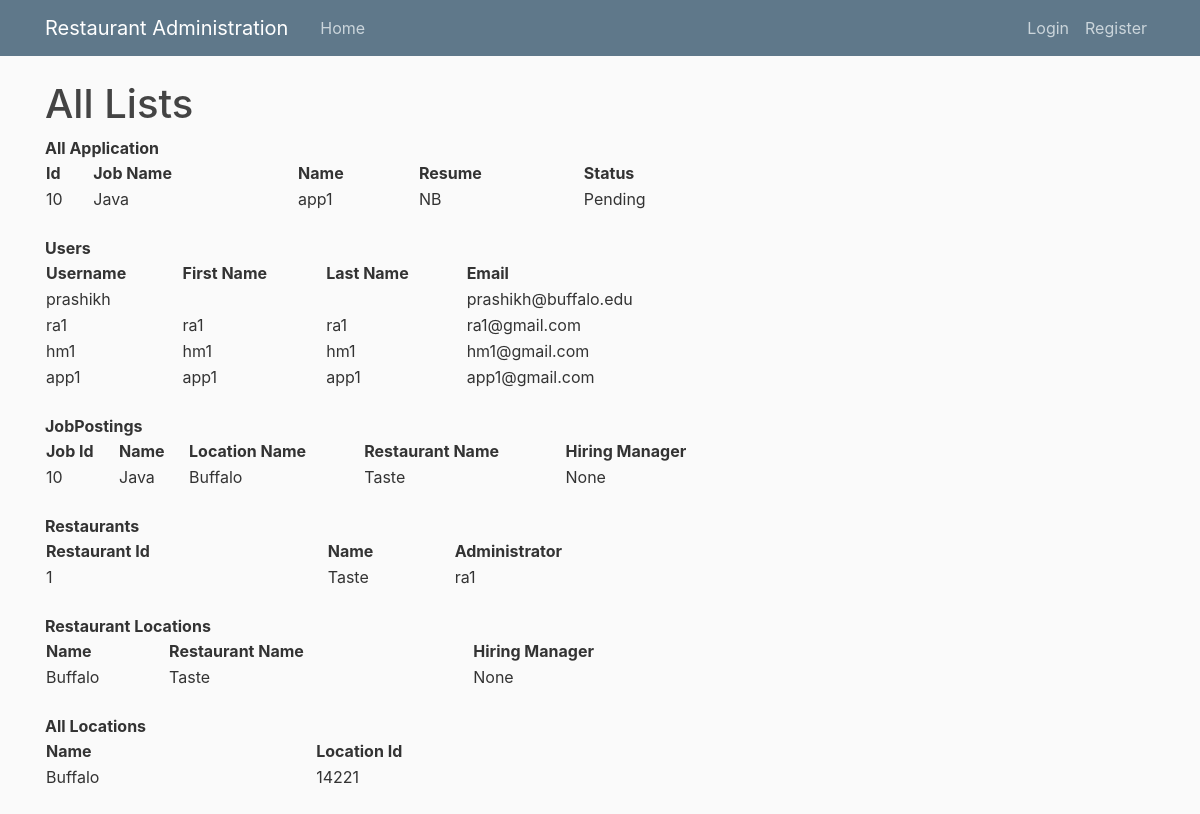
/allList, run on an earlier commit of the app's database.
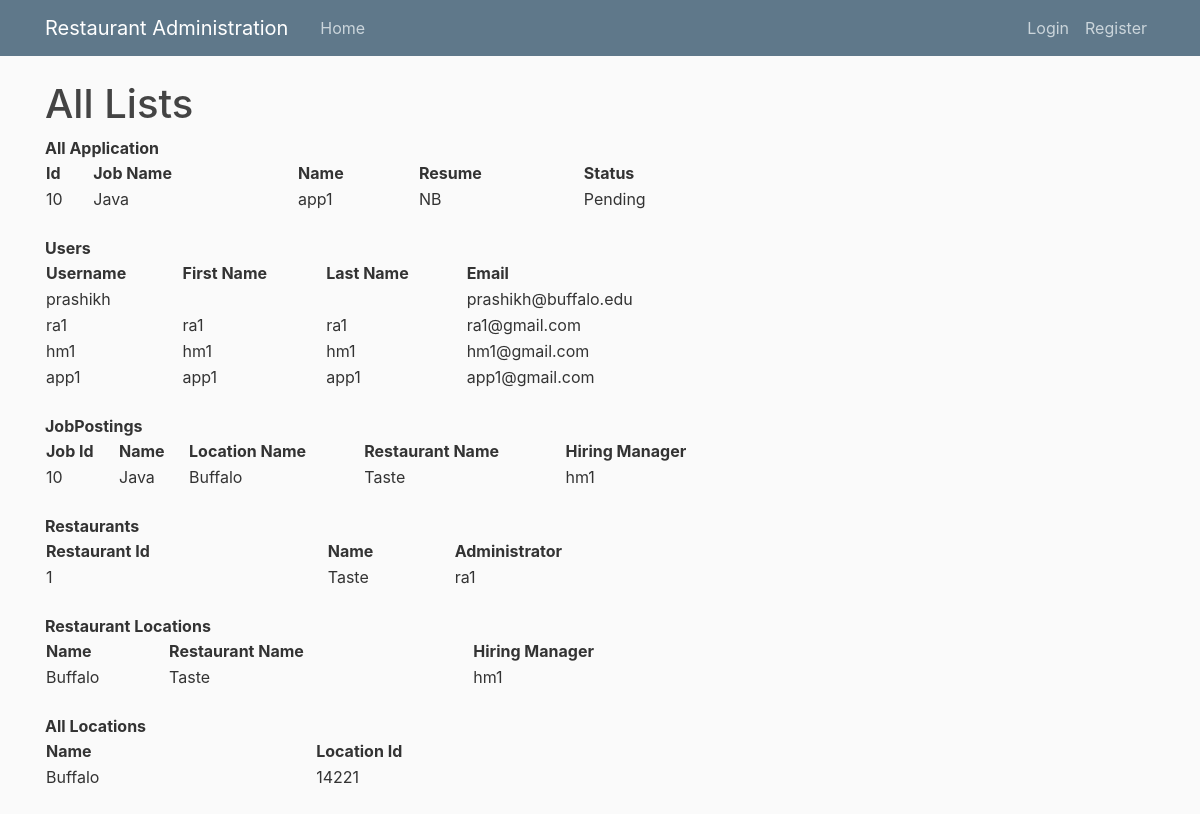
And on a later commit of the database.
### restaurant/models.py (models this page shows, shortened)
class Application(models.Model):
	applicationId = models.IntegerField()
	job = models.ForeignKey(JobPosting, on_delete=models.PROTECT)
	user = models.ForeignKey(MyUser, on_delete=models.PROTECT)
	resume = models.CharField(max_length=150)
	approved = models.CharField(max_length=150, default = "Pending")
	class Meta:
		unique_together = ("job","user")

class JobPosting(models.Model):
	jobId = models.IntegerField()
	name = models.CharField(max_length=150)
	restaurant_location = models.ForeignKey(RestaurantLocation, on_delete=models.PROTECT)

class MyUser(AbstractBaseUser):
	overall_admin = 0
	restaurant_admin = 1
	hiring_manager = 2
	applicant = 3
	ROLE_CHOICES = ((overall_admin,'administrator'),
		(restaurant_admin,'Restaurant_Admin'),
		(hiring_manager,'Hiring Manager'),
		(applicant,'Applicant'))
	email = models.EmailField(unique=True)
	username = models.CharField(max_length=25, unique=True)
	first_name = models.CharField(max_length=40)
	last_name = models.CharField(max_length=140)
	date_joined = models.DateTimeField(default=timezone.now)
	is_active = models.BooleanField(default=True)
	is_admin = models.BooleanField(default=True)
	is_staff = models.BooleanField(default=False)
	facility = models.CharField(max_length=140)
	usertype = models.PositiveSmallIntegerField(choices=ROLE_CHOICES, blank=True, null=True)
	positiondescription = models.CharField(max_length=140)
	USERNAME_FIELD = "email"
	REQUIRED_FIELDS = ['username','usertype']
	objects = MyAccountManager()
	def __str__(self):
		return self.username

class RestaurantLocation(models.Model):
	loc = models.ForeignKey(Location, on_delete=models.PROTECT)
	restaurant = models.ForeignKey(Restaurant, on_delete=models.PROTECT)
	hiring_manager = models.OneToOneField(MyUser,on_delete=models.PROTECT,null=True, blank=True)
	class Meta:
	 	unique_together = ("restaurant","loc")

class Location(models.Model):
	locationId = models.IntegerField()
	name = models.CharField(max_length=150)

class Restaurant(models.Model):
	restaurantId = models.IntegerField()
	name = models.CharField(max_length=150)
	administrator = models.OneToOneField(MyUser,on_delete=models.PROTECT)
	class Meta:
		unique_together = ("restaurantId","name","administrator")

### restaurant/views.py (the view)
# urls.py: path('allList',all_list_view,name='allList'),
def all_list_view(request):
	all_applications = Application.objects.all()
	all_users = MyUser.objects.all()
	all_jobPostings = JobPosting.objects.all()
	all_restaruant = Restaurant.objects.all()
	all_restaruant_location = RestaurantLocation.objects.all()
	all_locations = Location.objects.all()
	contex = {
		'all_applications':all_applications,
		'all_users':all_users,
		'all_jobPostings':all_jobPostings,
		'all_restaruant':all_restaruant,
		'all_restaruant_location':all_restaruant_location,
		'all_locations':all_locations,
	}
	return render(request,'all_list.html',contex)

### templates/all_list.html
{% extends 'base.html'%}
{% block content%}
<h1>All Lists</h1>
<body>
	<table width="700">
		<tr>
			<th>Id</th>
			<th>Job Name</th>
			<th>Name</th>
			<th>Resume</th>
			<th>Status</th>
		</tr>
		<tr><b>All Application</b>
			{% for app in all_applications %}
			<tr>
				<td>{{app.applicationId}}</td>
				<td>{{app.job.name}}</td>
				<td>{{app.user.username}}</td>
				<td>{{app.resume}}</td>
				<td>{{app.approved}}</td>
			</tr>
			{% endfor %}
		</tr>
	</table>
	<br>
	<table width="700">
		<tr>
			<th>Username</th>
			<th>First Name</th>
			<th>Last Name</th>
			<th>Email</th>
		</tr>
		<tr><b>Users</b>
			{% for user in all_users %}
			<tr>
				<td>{{user.username}}</td>
				<td>{{user.first_name}}</td>
				<td>{{user.last_name}}</td>
				<td>{{user.email}}</td>
			</tr>
			{% endfor %}
		</tr>
	</table>
	<br>
	<table width="700">
		<tr>
			<th>Job Id</th>
			<th>Name</th>
			<th>Location Name</th>
			<th>Restaurant Name</th>
			<th>Hiring Manager</th>
		</tr>
		<tr><b>JobPostings</b>
			{% for job in all_jobPostings %}
			<tr>
				<td>{{job.jobId}}</td>
				<td>{{job.name}}</td>
				<td>{{job.restaurant_location.loc.name}}</td>
				<td>{{job.restaurant_location.restaurant.name}}</td>
				<td>{{job.restaurant_location.hiring_manager}}</td>
			</tr>
		{% endfor %}
		</tr>
	</table>
	<br>
	<table width="700">
		<tr>
			<th>Restaurant Id</th>
			<th>Name</th>
			<th>Administrator</th>
		</tr>
		<tr><b>Restaurants</b>
			{% for restaurant in all_restaruant %}
			<tr>
				<td>{{restaurant.restaurantId}}</td>
				<td>{{restaurant.name}}</td>
				<td>{{restaurant.administrator}}</td>
			</tr>
			{% endfor %}
		</tr>
	</table>
	<br>
	<table width="700">
		<tr>
			<th>Name</th>
			<th>Restaurant Name</th>
			<th>Hiring Manager</th>
		</tr>
		<tr><b>Restaurant Locations</b>
			{% for loc in all_restaruant_location %}
			<tr>
				<td>{{loc.loc.name}}</td>
				<td>{{loc.restaurant.name}}</td>
				<td>{{loc.hiring_manager}}</td>
			</tr>
			{% endfor %}
		</tr>
	</table>
	<br>
	<table width="700">
		<tr>
			<th>Name</th>
			<th>Location Id</th>
		</tr>
		<tr><b>All Locations</b>
			{% for loc in all_locations %}
			<tr>
				<td>{{loc.name}}</td>
				<td>{{loc.locationId}}</td>
			</tr>
			{% endfor %}
		</tr>
	</table>
	<br>
</body>
{% endblock %}

### templates/base.html (shortened to what this page needs)
 {% load static %}
<!doctype html>
<html>
<head>
    <link rel="stylesheet" href="https://maxcdn.bootstrapcdn.com/bootstrap/4.0.0/css/bootstrap.min.css">
    <link rel="stylesheet" type="text/css" href="{% static 'restaurant/main.css' %}">
</head>
<body>
	<header class="site-header">
	  <nav class="navbar navbar-expand-md navbar-dark bg-steel fixed-top">
	    <div class="container">
	      <a class="navbar-brand mr-4" href="/">Restaurant Administration</a>
	      <div class="collapse navbar-collapse" id="navbarToggle">
	        <div class="navbar-nav mr-auto">
	          <a class="nav-item nav-link" href="/">Home</a>
	        </div>
	        <div class="navbar-nav">
	            {% if user.is_authenticated%}
	            	<a class="nav-item nav-link" href="{%url 'profile' %}">Profile</a>
	            	<div class ="nav-item"> {{user.get_username}}</div>
	            	<a class="nav-item nav-link" href="{% url 'logout' %}">Logout</a>
	            {% else %}
	          		<a class="nav-item nav-link" href="{%url 'login' %}">Login</a>
	          		<a class="nav-item nav-link" href="{% url 'registerAutoUser' %}">Register</a>
	          	{% endif %}
	        </div>
	      </div>
	    </div>
	  </nav>
	</header>
	<main role="main" class="container">
	  <div class="row">
	    <div class="col-md-8">
	      {% block content %}{% endblock %}
	    </div>
	    <div class="col-md-4">
	    </div>
	  </div>
	</main>
    </body>
</html>

### restaurant/static/restaurant/main.css (style rules this page uses)
body { background: #fafafa; color: #333333; margin-top: 5rem; }
h1, h2, h3, h4, h5, h6 { color: #444444; }
.bg-steel { background-color: #5f788a; }
.site-header .navbar-nav .nav-link { color: #cbd5db; }

What changed in the data, as far as the page shows it:
changed through a linked row, JobPosting "Java": restaurant_location.hiring_manager "None" → "hm1"
changed RestaurantLocation "Buffalo": hiring_manager "None" → "hm1"
